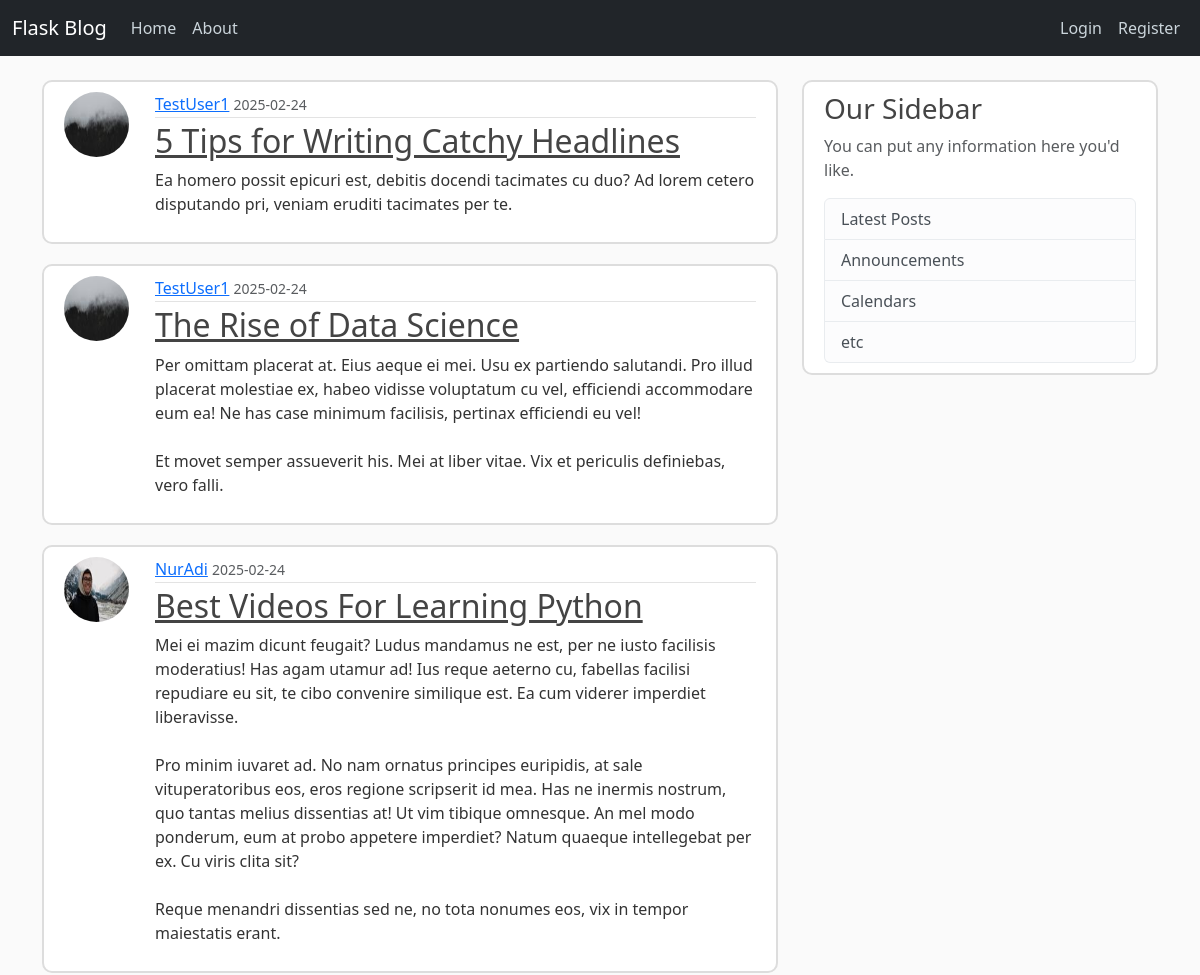
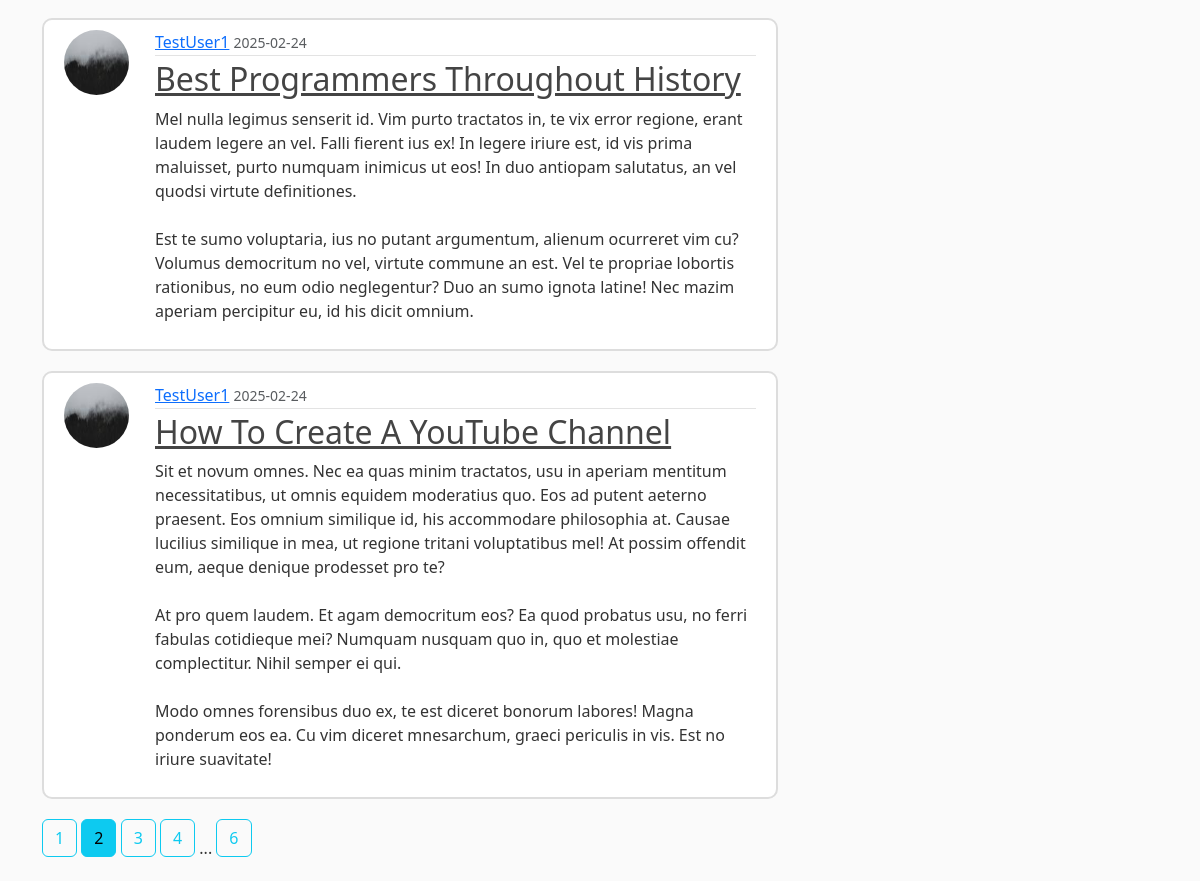
The page /home?page=2 on the database its author committed (2 pictures, top to bottom).
### flaskblog/models.py (models this page shows, shortened)
class Post(db.Model):
    id = db.Column(db.Integer, primary_key=True)
    title = db.Column(db.String(20), nullable=False)
    date_posted = db.Column(db.DateTime, nullable=False, default=datetime.now)
    content = db.Column(db.Text, nullable=False)
    user_id = db.Column(db.Integer, db.ForeignKey('user.id'), nullable=False)

class User(db.Model, UserMixin):
    id = db.Column(db.Integer, primary_key=True)
    username = db.Column(db.String(20), unique=True, nullable=False)
    email = db.Column(db.String(120), unique=True, nullable=False)
    image_file = db.Column(db.String(20), nullable=False, default='default.jpg')
    password = db.Column(db.String(60), nullable=False)
    posts = db.relationship('Post', backref='author', lazy=True)

### flaskblog/main/routes.py (the view)
@main.route('/')
@main.route('/home')
def home():
    page = request.args.get('page', 1, type=int)
    posts = Post.query.order_by(Post.date_posted.desc()).paginate(page=page, per_page=5)
    return render_template('home.html', posts=posts)

### flaskblog/templates/home.html
{% extends 'layout.html' %}
{% block content %}
    {% for post in posts %}
        <article class="media content-section">
            <img class="rounded-circle article-img" src="{{ url_for('static', filename='profile_pics/' + post.author.image_file) }}">
          <div class="media-body">
            <div class="article-metadata">
              <a class="mr-2" href="{{ url_for('users.user_posts', username=post.author.username) }}">{{ post.author.username }}</a>
              <small class="text-muted">{{ post.date_posted.strftime('%Y-%m-%d') }}</small>
            </div>
            <h2><a class="article-title" href="{{ url_for('posts.post', post_id=post.id )}}">{{ post.title }}</a></h2>
            <p class="article-content">{{ post.content }}</p>
          </div>
        </article>
    {% endfor %}
    {% for page_num in posts.iter_pages(left_edge=1, right_edge=1, left_current=1, right_current=2) %}
        {% if page_num %}
            {% if page_num == posts.page %}
                <a class="btn btn-info mb-4" href="{{ url_for('main.home', page=page_num) }}">{{ page_num }}</a>
            {% else %}
                <a class="btn btn-outline-info mb-4" href="{{ url_for('main.home', page=page_num) }}">{{ page_num }}</a>
            {% endif %}
        {% else %}
            ...
        {% endif %}
    {% endfor %}
{% endblock content %}

### flaskblog/static/main.css (style rules this page uses)
body { background: #fafafa; color: #333333; margin-top: 5rem; }
h1, h2, h3, h4, h5, h6 { color: #444444; }
.content-section { background: #ffffff; padding: 10px 20px; border: 2px solid #dddddd; border-radius: 10px; margin-bottom: 20px; }
.article-title { color: #444444; }
.article-content { white-space: pre-line; }
.article-img { height: 65px; width: 65px; margin-right: 16px; }
.article-metadata { padding-bottom: 1px; margin-bottom: 4px; border-bottom: 1px solid #e3e3e3 }
.media { display: flex; align-items: left; }
.media-body { margin-left: 10px; }

### rows shown on the page
Post: image_file (picture), author.username "TestUser1", date_posted "2025-02-24", title "5 Tips for Writing Catchy Headlines", content "Ea homero possit epicuri est, debitis docendi tacimates cu duo? Ad lorem cetero disputando pri, veniam eruditi tacimates per te."
Post: image_file (picture), author.username "TestUser1", date_posted "2025-02-24", title "The Rise of Data Science", content "Per omittam placerat at. Eius aeque ei mei. Usu ex partiendo salutandi. Pro illud placerat molestiae ex, habeo vidisse voluptatum cu vel, efficiendi accommodare eum ea! Ne has case minimum facilisis, pertinax efficiendi eu vel! Et movet semper assueverit his. Mei at liber vitae. Vix et periculis definiebas, vero falli."
Post: image_file (picture), author.username "NurAdi", date_posted "2025-02-24", title "Best Videos For Learning Python", content "Mei ei mazim dicunt feugait? Ludus mandamus ne est, per ne iusto facilisis moderatius! Has agam utamur ad! Ius reque aeterno cu, fabellas facilisi repudiare eu sit, te cibo convenire similique est. Ea cum viderer imperdiet liberavisse. Pro minim iuvaret ad. No nam ornatus principes euripidis, at sale vituperatoribus eos, eros regione scripserit id mea. Has ne inermis nostrum, quo tantas melius dissentias at! Ut vim tibique omnesque. An mel modo ponderum, eum at probo appetere imperdiet? Natum quaeque intellegebat per ex. Cu viris clita sit? Reque menandri dissentias sed ne, no tota nonumes eos, vix in tempor maiestatis erant."
Post: image_file (picture), author.username "TestUser1", date_posted "2025-02-24", title "Best Programmers Throughout History", content "Mel nulla legimus senserit id. Vim purto tractatos in, te vix error regione, erant laudem legere an vel. Falli fierent ius ex! In legere iriure est, id vis prima maluisset, purto numquam inimicus ut eos! In duo antiopam salutatus, an vel quodsi virtute definitiones. Est te sumo voluptaria, ius no putant argumentum, alienum ocurreret vim cu? Volumus democritum no vel, virtute commune an est. Vel te propriae lobortis rationibus, no eum odio neglegentur? Duo an sumo ignota latine! Nec mazim aperiam percipitur eu, id his dicit omnium."
Post: image_file (picture), author.username "TestUser1", date_posted "2025-02-24", title "How To Create A YouTube Channel", content "Sit et novum omnes. Nec ea quas minim tractatos, usu in aperiam mentitum necessitatibus, ut omnis equidem moderatius quo. Eos ad putent aeterno praesent. Eos omnium similique id, his accommodare philosophia at. Causae lucilius similique in mea, ut regione tritani voluptatibus mel! At possim offendit eum, aeque denique prodesset pro te? At pro quem laudem. Et agam democritum eos? Ea quod probatus usu, no ferri fabulas cotidieque mei? Numquam nusquam quo in, quo et molestiae complectitur. Nihil semper ei qui. Modo omnes forensibus duo ex, te est diceret bonorum labores! Magna ponderum eos ea. Cu vim diceret mnesarchum, graeci periculis in vis. Est no iriure suavitate!"

### other values the page prints
{{ page_num }} "1" "3" "4" "6"
{{ page_num }} "2"
